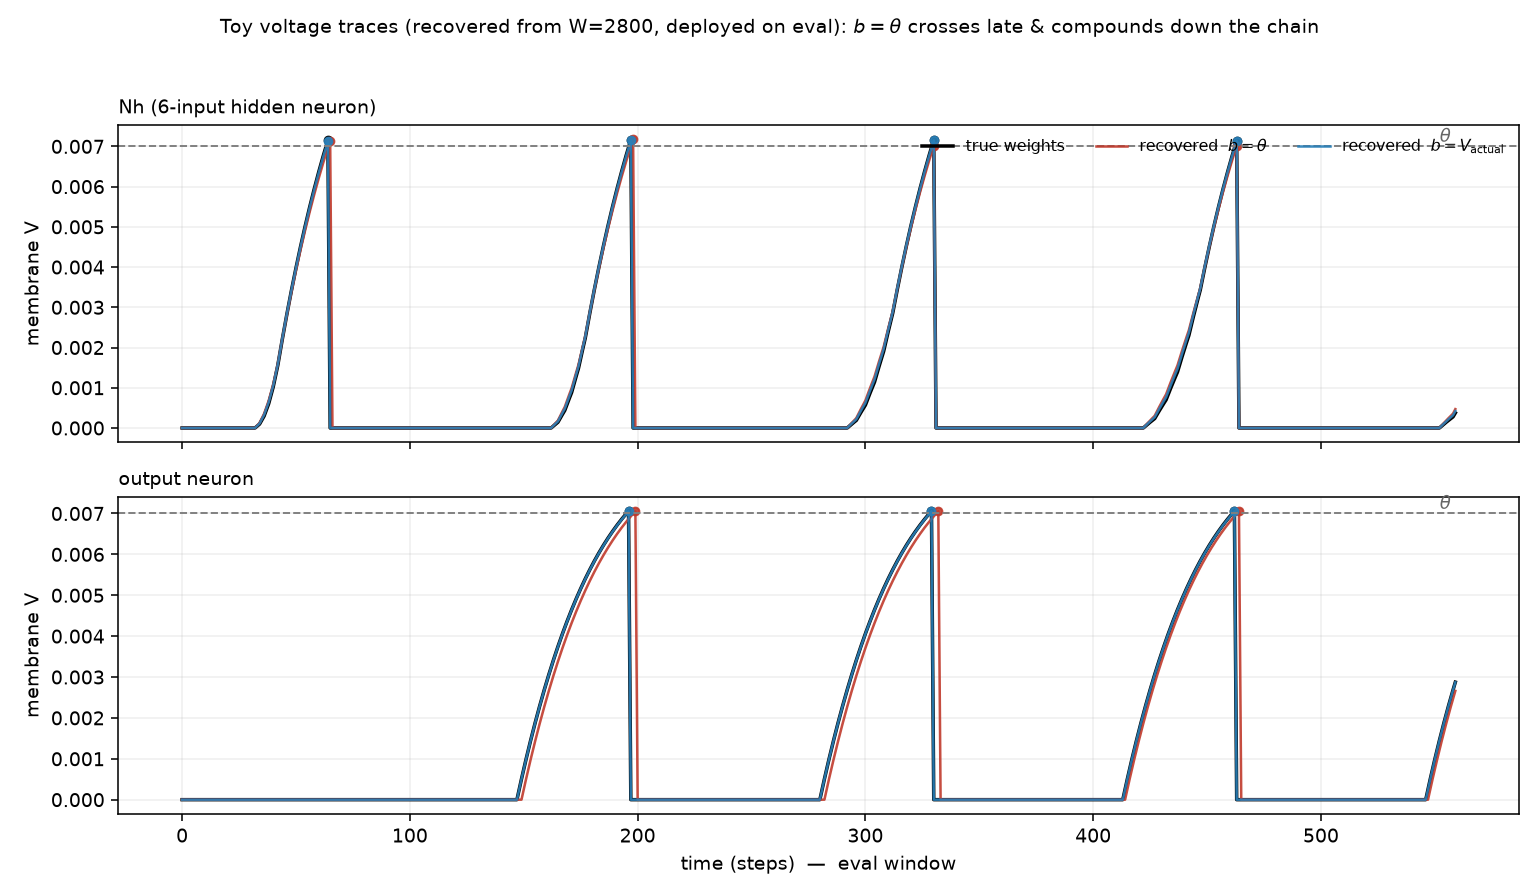

Write the Python code that produced this figure.
"""Voltage traces in the feed-forward toy (tp_anticorr circuit).

Same circuit: 6 drifting correlated inputs -> Nh -> 2-hop readout chain -> out.
Recover Nh's split + chain weights from an observation window, then DEPLOY on the
eval window and capture the full membrane V(t). Overlay:
    true weights   (black)   -- target
    b=th recovered (red)     -- biased one-hop RHS (aims V=theta exactly)
    b=Vact recovered (blue)  -- unbiased RHS (aims for the true crossing value)

What to look for:
  * true trace OVERSHOOTS theta at each spike step (h-integration crosses between
    steps) -> b=theta targets too low -> red weights slightly low -> crosses LATE.
  * blue (Vact) sits on top of black; red lags a step or two, and the lag COMPOUNDS
    down the readout chain (bottom panel).
Saves tp_toy_voltages.png.
"""

import sys, os, types
os.environ.setdefault("LOSS", "st")
os.environ.setdefault("MPLBACKEND", "Agg")
for _n, _attrs in [("brian2", {"ms": 1e-3}), ("neuron_model", {"NeuronSim": object})]:
    if _n not in sys.modules:
        _m = types.ModuleType(_n); [setattr(_m, k, v) for k, v in _attrs.items()]; sys.modules[_n] = _m
sys.path.insert(0, "/workspace/project")

import numpy as np
import matplotlib.pyplot as plt
from scipy.optimize import nnls
import jax_spiking_model as sim

p = sim.default_params
th, gsw = p.threshold, p.global_synapse_weight
delay, refr = p.delay_iters, p.refractory_iters
nd, rd = float(p.neuron_decay), float(p.rise_decay)

MAX_H = 600
h = np.zeros(MAX_H); _R = _V = 0.0
for t in range(MAX_H):
    _R = (_R + (1.0 if t == delay else 0.0)) * rd
    _V = (_V - _R) * nd + _R
    h[t] = _V

def forward_trace(input_trains, weights, steps):
    """Isolated LIF returning (spikes, full V(t) array). V is the post-reset,
    post-refractory-mask voltage actually used for thresholding each step."""
    events = []
    for sp, w in zip(input_trains, weights):
        for tk in sp:
            ta = tk + delay
            if 0 <= ta < steps:
                events.append((ta, w * gsw))
    events.sort(); ev = iter(events); nxt = next(ev, None)
    V = R = 0.0; ref = 0; out = []; trace = np.zeros(steps)
    for t in range(steps):
        upd = 0.0
        while nxt and nxt[0] == t:
            upd += nxt[1]; nxt = next(ev, None)
        R = (R + upd) * rd * (ref != 1)
        V = (V - R) * nd + R
        V = V * (ref == 0)
        trace[t] = V
        if V >= th and ref == 0:
            out.append(t); ref = refr + 1
        elif ref > 0:
            ref -= 1
    return out, trace

def contrib_rows(input_trains, spikes):
    rows = []; reset_end = 0
    for Tj in spikes:
        rows.append([sum(h[Tj - tk] for tk in sp
                     if tk + delay > reset_end and 0 < Tj - tk < MAX_H)
                     for sp in input_trains])
        reset_end = Tj + refr
    return np.array(rows)

def ridge_nnls(A, b, rf=1e-3):
    lam = rf * np.trace(A.T @ A) / max(A.shape[1], 1)
    return nnls(np.vstack([A, np.sqrt(lam) * np.eye(A.shape[1])]),
                np.concatenate([b, np.zeros(A.shape[1])]))[0]

def recover(input_trains, spikes, trace, bmode):
    A = contrib_rows(input_trains, spikes)
    keep = A.max(axis=1) > 1e-12
    A = A[keep]; sp = [s for s, k in zip(spikes, keep) if k]
    if A.shape[0] == 0:
        return np.zeros(len(input_trains))
    b = np.array([trace[s] / gsw if bmode == "vact" else th / gsw for s in sp])
    return ridge_nnls(A, b)

# ── toy circuit (matches tp_anticorr.py) ───────────────────────────────────
NIN = 6
IN = [[15 + 2 * i + (130 + i) * k for k in range(1200)] for i in range(NIN)]
W_SPLIT_TRUE = np.array([100.0, 110.0, 120.0, 130.0, 140.0, 150.0])
CHAIN_DEPTH, W_CHAIN_TRUE = 2, 520.0
EVAL = 560
W_OBS = 2800     # observation window used for recovery (well-determined)

def build_layers(steps, w_split, w_chain):
    """Return list of (spikes, trace) for Nh then each chain layer."""
    layers = [forward_trace(IN, w_split, steps)]
    for d in range(CHAIN_DEPTH):
        layers.append(forward_trace([layers[-1][0]], [w_chain[d]], steps))
    return layers

# ground truth on the OBSERVATION window (source of targets) and EVAL window
obs_true = build_layers(W_OBS, W_SPLIT_TRUE, [W_CHAIN_TRUE] * CHAIN_DEPTH)
eval_true = build_layers(EVAL,  W_SPLIT_TRUE, [W_CHAIN_TRUE] * CHAIN_DEPTH)

# recover Nh split + each chain weight from the observation window, per b-mode
rec = {}
for bmode in ["th", "vact"]:
    w_split = recover(IN, obs_true[0][0], obs_true[0][1], bmode)
    w_chain = []
    for d in range(CHAIN_DEPTH):
        pre_sp = obs_true[d][0]
        post_sp, post_tr = obs_true[d + 1]
        w_chain.append(float(recover([pre_sp], post_sp, post_tr, bmode)[0]))
    rec[bmode] = build_layers(EVAL, w_split, w_chain)
    we = 100 * np.mean(np.abs(w_split - W_SPLIT_TRUE) / W_SPLIT_TRUE)
    print(f"b={bmode:>4}: split wErr={we:5.1f}%  chain={[round(x) for x in w_chain]}"
          f"  Nh spikes={rec[bmode][0][0]}  out spikes={rec[bmode][-1][0]}")
print(f"true : Nh spikes={eval_true[0][0]}  out spikes={eval_true[-1][0]}")

# ── plot: Nh (top) and output (bottom) membrane traces over the eval window ─
tt = np.arange(EVAL)
styles = {"true": ("black", "true weights", 1.8, 1.0),
          "th":   ("#c0392b", r"recovered  $b=\theta$", 1.3, 0.9),
          "vact": ("#2980b9", r"recovered  $b=V_{\rm actual}$", 1.3, 0.9)}
series = {"true": eval_true, "th": rec["th"], "vact": rec["vact"]}

fig, axes = plt.subplots(2, 1, figsize=(11, 6.4), sharex=True)
for ax, layer_i, name in [(axes[0], 0, "Nh (6-input hidden neuron)"),
                          (axes[1], CHAIN_DEPTH, "output neuron")]:
    for key, lay in series.items():
        c, lbl, lw, al = styles[key]
        ax.plot(tt, lay[layer_i][1], color=c, lw=lw, alpha=al, label=lbl)
        for s in lay[layer_i][0]:
            ax.plot(s, lay[layer_i][1][s], "o", color=c, ms=4, alpha=al)
    ax.axhline(th, ls="--", lw=1.0, color="0.5")
    ax.text(EVAL * 0.995, th, r" $\theta$", va="bottom", ha="right",
            color="0.4", fontsize=9)
    ax.set_ylabel("membrane V")
    ax.set_title(name, fontsize=10, loc="left")
    ax.grid(alpha=0.2)
axes[0].legend(fontsize=8, frameon=False, ncol=3, loc="upper right")
axes[1].set_xlabel("time (steps)  —  eval window")
fig.suptitle(f"Toy voltage traces (recovered from W={W_OBS}, deployed on eval): "
             r"$b=\theta$ crosses late & compounds down the chain", fontsize=10)
fig.tight_layout(rect=[0, 0, 1, 0.96])
fig.savefig("tp_toy_voltages.png", dpi=140)
print("\nSaved tp_toy_voltages.png")

# ── zoom figure: first Nh spike, showing the threshold OVERSHOOT ────────────
s0 = eval_true[0][0][0]
lo_z, hi_z = max(0, s0 - 12), min(EVAL, s0 + 6)
figz, axz = plt.subplots(figsize=(6, 4))
for key, lay in series.items():
    c, lbl, lw, al = styles[key]
    axz.plot(np.arange(lo_z, hi_z), lay[0][1][lo_z:hi_z], "o-", color=c, ms=3,
             lw=lw, alpha=al, label=lbl)
axz.axhline(th, ls="--", lw=1.0, color="0.5"); axz.text(lo_z, th, r" $\theta$",
            va="bottom", color="0.4", fontsize=9)
axz.set_title(f"Zoom: Nh first crossing (true overshoots $\\theta$ by "
              f"{eval_true[0][1][s0]/th:.3f}x)", fontsize=10)
axz.set_xlabel("time (steps)"); axz.set_ylabel("membrane V")
axz.legend(fontsize=8, frameon=False); axz.grid(alpha=0.25)
figz.tight_layout(); figz.savefig("tp_toy_voltages_zoom.png", dpi=140)
print("Saved tp_toy_voltages_zoom.png")
